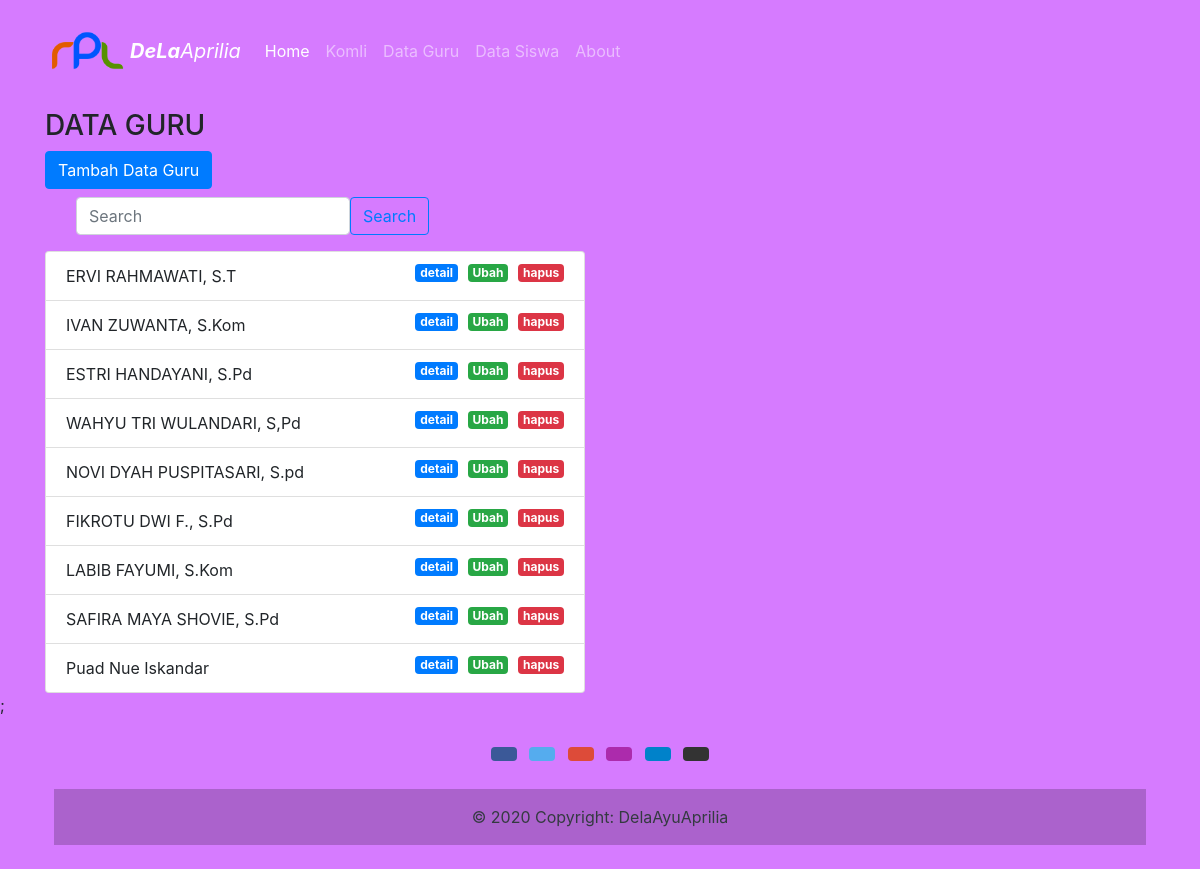
The app's page /public/guru with its own data.
### tables this page shows
CREATE TABLE `guru` (
  `id` int(11) NOT NULL,
  `nama` varchar(255) NOT NULL,
  `jenis_kelamin` varchar(50) NOT NULL,
  `pelajaran` varchar(255) NOT NULL
);

### app/core/Controller.php (called while the page is built)
<?php
class Controller {
    public function view($view, $data = []) {
        require_once "../app/view/" . $view . '.php';
    }
    public function model($model) {
        require_once "../app/model/".$model.".php";
        return new $model;
    }
}

### app/controller/Guru.php (called while the page is built, shortened)
<?php
class Guru extends Controller
{
    public function index()
    {
        $data['judul'] = "Detail Guru";
        $data['guru'] = $this->model("Guru_model")->getAllBlog();
        $this->view('templates/header', $data);
        $this->view('guru/index', $data);
        $this->view('templates/footer');
    }
}

### app/core/App.php (called while the page is built, shortened)
<?php
class App
{
    protected $method = "index";
    protected $params = [];
    public function __construct()
    {
            $this->controller = new $this->controller;
        call_user_func_array(
            [$this->controller, $this->method], $this->params);
    }
}
?>

### public/index.php (called while the page is built, shortened)
<?php
 $app = new App;

### app/core/Database.php (called while the page is built, shortened)
<?php
class Database {
    private $host = DB_HOST;
    private $user = DB_USER;
    private $pass = DB_PASS;
    private $db_name = DB_NAME;
    private $dbh;
    private $stmt;
    public function __construct()
    {
        $dsn = 'mysql:host=' . $this->host . ';dbname=' . $this->db_name;
        $option = [
            PDO::ATTR_PERSISTENT => true,
            PDO::ATTR_ERRMODE => PDO::ERRMODE_EXCEPTION
        ];
        try {
            $this->dbh = new PDO($dsn, $this->user, $this->pass, $option);
        } catch(PDOException $e) {
            die($e->getMessage());
        }
    }
    public function query($query)
    {
        $this->stmt = $this->dbh->prepare($query);
    }
    public function execute()
    {
        $this->stmt->execute();
    }
    public function resultAll()
    {
        $this->execute();
        return $this->stmt->fetchAll(PDO::FETCH_ASSOC);
    }
}

### app/view/guru/index.php (the view, shortened to what this page needs)
<body>
<div class="container mt-2">
        <div class="row">
            <div class="col-lg-6">
            <h3> DATA GURU </h3>
                <button type="button" class="btn btn-primary" data-toggle="modal" data-target="#formModal">
                    Tambah Data Guru
                </button>
            <nav class="navbar bg-body-tertiary">
                <div class="container-fluid">
                    <from class="d-flex" role="search">
                        <input class="form-control me-2" type="search" placeholder="Search" aria-label="Search">
                        <button class="btn btn-outline-primary" type="submit">Search</button>
                    </from>
                </div>
            </nav>
                <ul class="list-group mt-2">
                    <?php foreach ($data['guru'] as $guru) : ?>
                        <li class="list-group-item">
                            <?= $guru['nama']; ?>
                            <a style="margin-ringht:10px;margin-left:10px;" href="<?= BASE_URL; ?>/guru/hapus/<?= $guru['id']; ?>" class="badge badge-danger float-right" onclick="return confirm('yakin?');">hapus</a>
                            <a style="margin-ringht:10px;margin-left:10px;" href="<?= BASE_URL; ?>/guru/ubah/<?= $guru['id']; ?>" class="badge badge-success float-right tampilModalUbah" data-toggle="modal" data-target="#formModal" data-id="<?= $guru['id']; ?>">Ubah</a>
                            <a style="margin-ringht:10px;margin-left:10px;" href="<?= BASE_URL; ?>/guru/detail/<?= $guru['id']; ?>" class="badge badge-primary float-right ">detail</a>
                    </li>
                    <?php endforeach; ?>
                </ul>
            </div>
        </div>
    </div>
</body>

### app/model/Guru_model.php (shortened to what this page needs)
<?php
class Guru_model
{
    private $table =  'guru';
    private $db;
    public function __construct()
    {
        $this->db = new Database;
    }
    public function getAllBlog()
    {
        $this->db->query("SELECT * FROM " .$this->table);
        return $this->db->resultAll();
    }
}
?>
</body>

### app/view/templates/header.php (shortened to what this page needs)
<!DOCTYPE html>
<html lang="en">
<head>
    <link rel="stylesheet" href="<?= BASE_URL;?>/css/bootstrap.css">
    <link rel="stylesheet" href="<?= BASE_URL;?>/css/style.css">
</head>
<body>
    <nav class="navbar navbar-expand-lg navbar-dark bg-gray">
        <div class="container">
        <img src="<?= BASE_URL; ?>/img/rpl.jpg" alt="delaayu" width="85px" class="">
            <a class="navbar-brand" href="<?= BASE_URL; ?>"><i><b>DeLa</b><span>Aprilia</i></span></a>
            <nav class="collapse navbar-collapse" id="navbarNavAltMarkup">
                <div class="navbar-nav">
                    <a class="nav-item nav-link active" href="<?= BASE_URL; ?>">Home <span class="sr-only">(current)</span></a>
                    <a class="nav-item nav-link" href="<?= BASE_URL; ?>/jurusan">Komli</a>
                    <a class="nav-item nav-link" href="<?= BASE_URL; ?>/guru">Data Guru</a>
                    <a class="nav-item nav-link" href="<?= BASE_URL; ?>/siswa">Data Siswa</a>
                    <a class="nav-item nav-link" href="<?= BASE_URL; ?>/user/profile">About</a>
                </div>
            </nav>
        </div>
    </nav>
    </body>
    </html>

### app/view/templates/footer.php (shortened to what this page needs)
<script src="<?= BASE_URL;?>/js/script.js"></script>;
<footer class="bg-#CBFFA9 text-center text-Dark">
  <div class="container p-4 pb-0">
    <section class="mb-4">
      <a
        class="btn text-white btn-floating m-1"
        style="background-color: #3b5998;"
        href="#!"
        role="button"
        ></a>
      <a
        class="btn text-white btn-floating m-1"
        style="background-color: #55acee;"
        href="#!"
        role="button"
        ></a>
      <a
        class="btn text-white btn-floating m-1"
        style="background-color: #dd4b39;"
        href="#!"
        role="button"
        ></a>
      <a
        class="btn text-white btn-floating m-1"
        style="background-color: #ac2bac;"
        href="#!"
        role="button"
        ></a>
      <a
        class="btn text-white btn-floating m-1"
        style="background-color: #0082ca;"
        href="#!"
        role="button"
        ></a>
      <a
        class="btn text-white btn-floating m-1"
        style="background-color: #333333;"
        href="#!"
        role="button"
        ></a>
    </section>
    <div class="text-center p-3" style="background-color: rgba(1, 4, 0, 0.2);">
    © 2020 Copyright:
    <a class="text-Dark" >DelaAyuAprilia</a>
  </div>
  </div>
</footer>
</body>
</html>

### app/view/templates/header.php (style rules this page uses)
body { background-color: #D67BFF; }

### records on screen
guru: nama "ERVI RAHMAWATI, S.T"
guru: nama "IVAN ZUWANTA, S.Kom"
guru: nama "ESTRI HANDAYANI, S.Pd"
guru: nama "WAHYU TRI WULANDARI, S,Pd"
guru: nama "NOVI DYAH PUSPITASARI, S.pd"
guru: nama "FIKROTU DWI F., S.Pd"
guru: nama "LABIB FAYUMI, S.Kom"
guru: nama "SAFIRA MAYA SHOVIE, S.Pd"
guru: nama "Puad Nue Iskandar"
